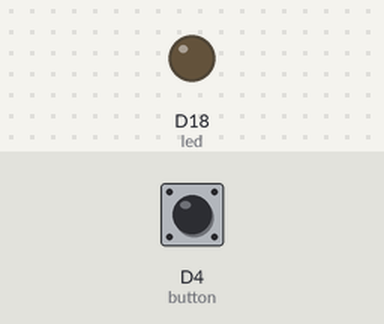
A program run on a simulated CircuitPython board. Parts: output pins drawn as LEDs (lit = HIGH). The inputs (shaded band) are chosen by the test bench; at power-on: D4 (button) HIGH. What the program prints to the serial console is not drawn.

Above: at 1.2 s.
1.3 s: D4 (button) pulled LOW for 0.15 s
At 1.37 s:
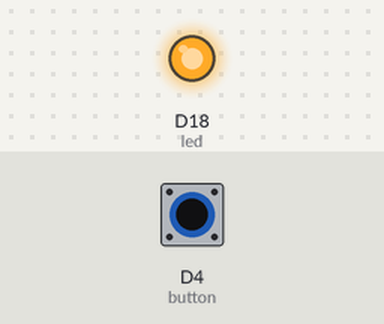
2.9 s: D4 (button) pulled LOW for 3.2 s
At 6.5 s:
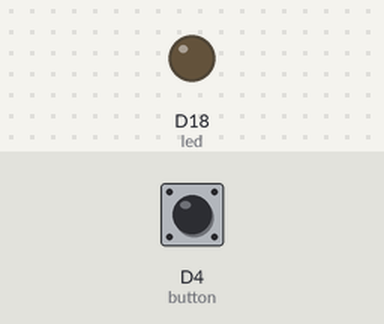
Timing chart, 0 to 8.0 s (numbered marks = the images above; inputs shaded):
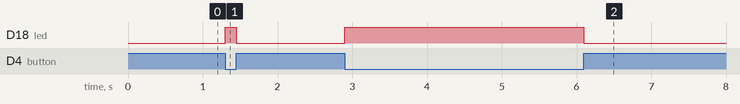

The program:

blinky.py
```python
#CircuitPython blink program
import time
import board
import digitalio

print("Blinking...")

led = digitalio.DigitalInOut(board.D18)
led.direction = digitalio.Direction.OUTPUT

button = digitalio.DigitalInOut(board.D4)
button.direction = digitalio.Direction.INPUT
button.pull = digitalio.Pull.UP

while True:
	led.value = not button.value
```

Measured:
- after the input at 1.3 s, D18 (led): LOW → HIGH at once, → LOW 0.15 s later
- after the input at 2.9 s, D18 (led): LOW → HIGH at once, → LOW 3.2 s later
